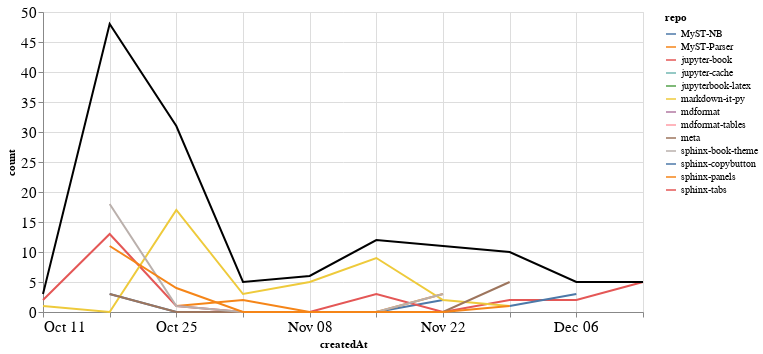

This figure's notebook cell:
### Markdown cell above
### Comments

### Code cell
comments_time = comments.groupby('repo').resample('W', on='createdAt').count()['author'].reset_index()
comments_time = comments_time.rename(columns={'author': 'count'})
comments_time_total = comments_time.groupby('createdAt').agg({"count": "sum"}).reset_index()
ch1 = alt.Chart(comments_time, width=600).mark_line().encode(
    x='createdAt',
    y='count',
    color='repo',
    tooltip="repo"
)

ch2 = alt.Chart(comments_time_total, width=600).mark_line(color="black").encode(
    x='createdAt',
    y='count',
)

ch1 + ch2

### Figure 1 — Vega-Lite specification as saved in the notebook (floating-point values rounded to 4 significant figures)
{"config": {"axisLeft": {"labelFontSize": 15}, "axisBottom": {"labelFontSize": 15}}, "layer": [{"data": {"name": "data-83f3857dd43adc0a9ceefc4a93c45247"}, "mark": "line", "encoding": {"color": {"type": "nominal", "field": "repo"}, "tooltip": {"type": "nominal", "field": "repo"}, "x": {"type": "temporal", "field": "createdAt"}, "y": {"type": "quantitative", "field": "count"}}, "width": 600}, {"data": {"name": "data-fcd8902c30ea171bfa76222d55b261c0"}, "mark": {"type": "line", "color": "black"}, "encoding": {"x": {"type": "temporal", "field": "createdAt"}, "y": {"type": "quantitative", "field": "count"}}, "width": 600}], "$schema": "https://vega.github.io/schema/vega-lite/v4.8.1.json", "datasets": {"data-83f3857dd43adc0a9ceefc4a93c45247": [{"repo": "MyST-NB", "createdAt": "2020-10-18T00:00:00", "count": 3}, {"repo": "MyST-NB", "createdAt": "2020-10-25T00:00:00", "count": 0}, {"repo": "MyST-NB", "createdAt": "2020-11-01T00:00:00", "count": 0}, {"repo": "MyST-NB", "createdAt": "2020-11-08T00:00:00", "count": 0}, {"repo": "MyST-NB", "createdAt": "2020-11-15T00:00:00", "count": 0}, {"repo": "MyST-NB", "createdAt": "2020-11-22T00:00:00", "count": 2}, {"repo": "MyST-Parser", "createdAt": "2020-10-25T00:00:00", "count": 1}, {"repo": "MyST-Parser", "createdAt": "2020-11-01T00:00:00", "count": 2}, {"repo": "MyST-Parser", "createdAt": "2020-11-08T00:00:00", "count": 0}, {"repo": "MyST-Parser", "createdAt": "2020-11-15T00:00:00", "count": 0}, {"repo": "MyST-Parser", "createdAt": "2020-11-22T00:00:00", "count": 3}, {"repo": "jupyter-book", "createdAt": "2020-10-11T00:00:00", "count": 2}, {"repo": "jupyter-book", "createdAt": "2020-10-18T00:00:00", "count": 13}, {"repo": "jupyter-book", "createdAt": "2020-10-25T00:00:00", "count": 1}, {"repo": "jupyter-book", "createdAt": "2020-11-01T00:00:00", "count": 0}, {"repo": "jupyter-book", "createdAt": "2020-11-08T00:00:00", "count": 0}, {"repo": "jupyter-book", "createdAt": "2020-11-15T00:00:00", "count": 3}, {"repo": "jupyter-book", "createdAt": "2020-11-22T00:00:00", "count": 0}, {"repo": "jupyter-book", "createdAt": "2020-11-29T00:00:00", "count": 2}, {"repo": "jupyter-book", "createdAt": "2020-12-06T00:00:00", "count": 2}, {"repo": "jupyter-book", "createdAt": "2020-12-13T00:00:00", "count": 5}, {"repo": "jupyter-cache", "createdAt": "2020-11-22T00:00:00", "count": 1}, {"repo": "jupyterbook-latex", "createdAt": "2020-10-25T00:00:00", "count": 1}, {"repo": "markdown-it-py", "createdAt": "2020-10-11T00:00:00", "count": 1}, {"repo": "markdown-it-py", "createdAt": "2020-10-18T00:00:00", "count": 0}, {"repo": "markdown-it-py", "createdAt": "2020-10-25T00:00:00", "count": 17}, {"repo": "markdown-it-py", "createdAt": "2020-11-01T00:00:00", "count": 3}, {"repo": "markdown-it-py", "createdAt": "2020-11-08T00:00:00", "count": 5}, {"repo": "markdown-it-py", "createdAt": "2020-11-15T00:00:00", "count": 9}, {"repo": "markdown-it-py", "createdAt": "2020-11-22T00:00:00", "count": 2}, {"repo": "markdown-it-py", "createdAt": "2020-11-29T00:00:00", "count": 1}, {"repo": "mdformat", "createdAt": "2020-10-25T00:00:00", "count": 5}, {"repo": "mdformat-tables", "createdAt": "2020-11-08T00:00:00", "count": 1}, {"repo": "meta", "createdAt": "2020-10-18T00:00:00", "count": 3}, {"repo": "meta", "createdAt": "2020-10-25T00:00:00", "count": 0}, {"repo": "meta", "createdAt": "2020-11-01T00:00:00", "count": 0}, {"repo": "meta", "createdAt": "2020-11-08T00:00:00", "count": 0}, {"repo": "meta", "createdAt": "2020-11-15T00:00:00", "count": 0}, {"repo": "meta", "createdAt": "2020-11-22T00:00:00", "count": 0}, {"repo": "meta", "createdAt": "2020-11-29T00:00:00", "count": 5}, {"repo": "sphinx-book-theme", "createdAt": "2020-10-18T00:00:00", "count": 18}, {"repo": "sphinx-book-theme", "createdAt": "2020-10-25T00:00:00", "count": 1}, {"repo": "sphinx-book-theme", "createdAt": "2020-11-01T00:00:00", "count": 0}, {"repo": "sphinx-book-theme", "createdAt": "2020-11-08T00:00:00", "count": 0}, {"repo": "sphinx-book-theme", "createdAt": "2020-11-15T00:00:00", "count": 0}, {"repo": "sphinx-book-theme", "createdAt": "2020-11-22T00:00:00", "count": 3}, {"repo": "sphinx-copybutton", "createdAt": "2020-11-29T00:00:00", "count": 1}, {"repo": "sphinx-copybutton", "createdAt": "2020-12-06T00:00:00", "count": 3}, {"repo": "sphinx-panels", "createdAt": "2020-10-18T00:00:00", "count": 11}, {"repo": "sphinx-panels", "createdAt": "2020-10-25T00:00:00", "count": 4}, {"repo": "sphinx-panels", "createdAt": "2020-11-01T00:00:00", "count": 0}, {"repo": "sphinx-panels", "createdAt": "2020-11-08T00:00:00", "count": 0}, {"repo": "sphinx-panels", "createdAt": "2020-11-15T00:00:00", "count": 0}, {"repo": "sphinx-panels", "createdAt": "2020-11-22T00:00:00", "count": 0}, {"repo": "sphinx-panels", "createdAt": "2020-11-29T00:00:00", "count": 1}, {"repo": "sphinx-tabs", "createdAt": "2020-10-25T00:00:00", "count": 1}], "data-fcd8902c30ea171bfa76222d55b261c0": [{"createdAt": "2020-10-11T00:00:00", "count": 3}, {"createdAt": "2020-10-18T00:00:00", "count": 48}, {"createdAt": "2020-10-25T00:00:00", "count": 31}, {"createdAt": "2020-11-01T00:00:00", "count": 5}, {"createdAt": "2020-11-08T00:00:00", "count": 6}, {"createdAt": "2020-11-15T00:00:00", "count": 12}, {"createdAt": "2020-11-22T00:00:00", "count": 11}, {"createdAt": "2020-11-29T00:00:00", "count": 10}, {"createdAt": "2020-12-06T00:00:00", "count": 5}, {"createdAt": "2020-12-13T00:00:00", "count": 5}]}}
